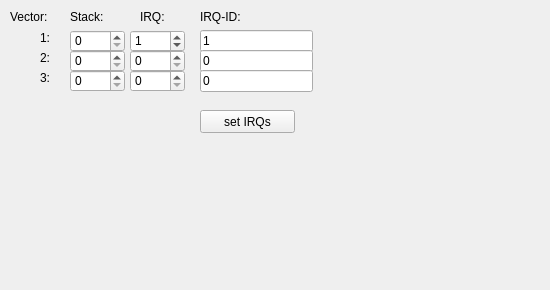
     <widget class="QWidget" name="tab_5">
      <attribute name="title">
       <string>IRQs</string>
      </attribute>
      <widget class="QLabel" name="label_13">
       <property name="geometry">
        <rect>
         <x>10</x>
         <y>10</y>
         <width>57</width>
         <height>14</height>
        </rect>
       </property>
       <property name="text">
        <string>Vector:</string>
       </property>
      </widget>
      <widget class="QSpinBox" name="stack1">
       <property name="geometry">
        <rect>
         <x>70</x>
         <y>30</y>
         <width>55</width>
         <height>22</height>
        </rect>
       </property>
       <property name="maximum">
        <number>7</number>
       </property>
      </widget>
      <widget class="QLabel" name="label_14">
       <property name="geometry">
        <rect>
         <x>70</x>
         <y>10</y>
         <width>57</width>
         <height>14</height>
        </rect>
       </property>
       <property name="text">
        <string>Stack:</string>
       </property>
      </widget>
      <widget class="QLabel" name="label_15">
       <property name="geometry">
        <rect>
         <x>140</x>
         <y>10</y>
         <width>57</width>
         <height>14</height>
        </rect>
       </property>
       <property name="text">
        <string>IRQ:</string>
       </property>
      </widget>
      <widget class="QLabel" name="label_23">
       <property name="geometry">
        <rect>
         <x>200</x>
         <y>10</y>
         <width>57</width>
         <height>14</height>
        </rect>
       </property>
       <property name="text">
        <string>IRQ-ID:</string>
       </property>
      </widget>
      <widget class="QSpinBox" name="irq1">
       <property name="geometry">
        <rect>
         <x>130</x>
         <y>30</y>
         <width>55</width>
         <height>22</height>
        </rect>
       </property>
       <property name="minimum">
        <number>0</number>
       </property>
       <property name="maximum">
        <number>7</number>
       </property>
       <property name="value">
        <number>1</number>
       </property>
      </widget>
      <widget class="QLineEdit" name="irqId1">
       <property name="geometry">
        <rect>
         <x>200</x>
         <y>30</y>
         <width>113</width>
         <height>22</height>
        </rect>
       </property>
       <property name="text">
        <string>1</string>
       </property>
      </widget>
      <widget class="QLabel" name="label_24">
       <property name="geometry">
        <rect>
         <x>40</x>
         <y>30</y>
         <width>21</width>
         <height>16</height>
        </rect>
       </property>
       <property name="text">
        <string>1:</string>
       </property>
      </widget>
      <widget class="QLabel" name="label_25">
       <property name="geometry">
        <rect>
         <x>40</x>
         <y>50</y>
         <width>21</width>
         <height>16</height>
        </rect>
       </property>
       <property name="text">
        <string>2:</string>
       </property>
      </widget>
      <widget class="QSpinBox" name="stack2">
       <property name="geometry">
        <rect>
         <x>70</x>
         <y>50</y>
         <width>55</width>
         <height>22</height>
        </rect>
       </property>
       <property name="maximum">
        <number>7</number>
       </property>
       <property name="value">
        <number>0</number>
       </property>
      </widget>
      <widget class="QLineEdit" name="irqId2">
       <property name="geometry">
        <rect>
         <x>200</x>
         <y>50</y>
         <width>113</width>
         <height>22</height>
        </rect>
       </property>
       <property name="text">
        <string>0</string>
       </property>
      </widget>
      <widget class="QSpinBox" name="irq2">
       <property name="geometry">
        <rect>
         <x>130</x>
         <y>50</y>
         <width>55</width>
         <height>22</height>
        </rect>
       </property>
       <property name="minimum">
        <number>0</number>
       </property>
       <property name="maximum">
        <number>7</number>
       </property>
       <property name="value">
        <number>0</number>
       </property>
      </widget>
      <widget class="QLabel" name="label_26">
       <property name="geometry">
        <rect>
         <x>40</x>
         <y>70</y>
         <width>21</width>
         <height>16</height>
        </rect>
       </property>
       <property name="text">
        <string>3:</string>
       </property>
      </widget>
      <widget class="QSpinBox" name="stack3">
       <property name="geometry">
        <rect>
         <x>70</x>
         <y>70</y>
         <width>55</width>
         <height>22</height>
        </rect>
       </property>
       <property name="maximum">
        <number>7</number>
       </property>
       <property name="value">
        <number>0</number>
       </property>
      </widget>
      <widget class="QLineEdit" name="irqId3">
       <property name="geometry">
        <rect>
         <x>200</x>
         <y>70</y>
         <width>113</width>
         <height>22</height>
        </rect>
       </property>
       <property name="text">
        <string>0</string>
       </property>
      </widget>
      <widget class="QSpinBox" name="irq3">
       <property name="geometry">
        <rect>
         <x>130</x>
         <y>70</y>
         <width>55</width>
         <height>22</height>
        </rect>
       </property>
       <property name="minimum">
        <number>0</number>
       </property>
       <property name="maximum">
        <number>7</number>
       </property>
       <property name="value">
        <number>0</number>
       </property>
      </widget>
      <widget class="QPushButton" name="pushButton">
       <property name="geometry">
        <rect>
         <x>200</x>
         <y>110</y>
         <width>95</width>
         <height>23</height>
        </rect>
       </property>
       <property name="text">
        <string>set IRQs</string>
       </property>
      </widget>
      <widget class="QLabel" name="irqVectorsLabel">
       <property name="geometry">
        <rect>
         <x>350</x>
         <y>20</y>
         <width>191</width>
         <height>261</height>
        </rect>
       </property>
       <property name="text">
        <string/>
       </property>
      </widget>
     </widget>
